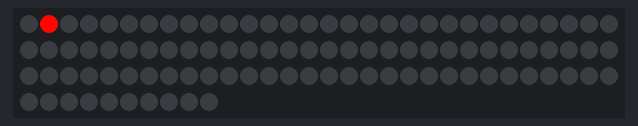
Bench run of a sketch on a simulated Arduino Uno, built with avr-gcc and run on an emulated ATmega328P. On the bench: 100 RGB LEDs in strip order, left to right, continuing on the next row. Dim RGB values are drawn brighter than linear.

Above: at 0.15 s.
At 4.68 s:
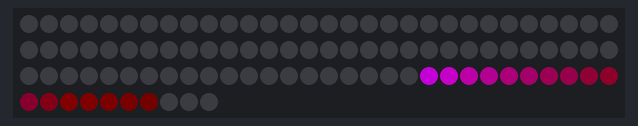
At 9.81 s:
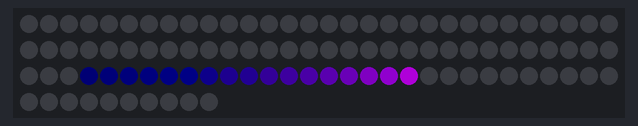
At 19.48 s:
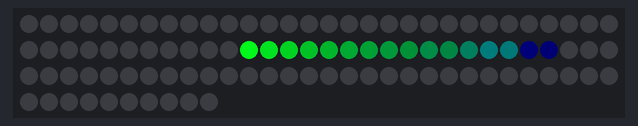
At 28.83 s:
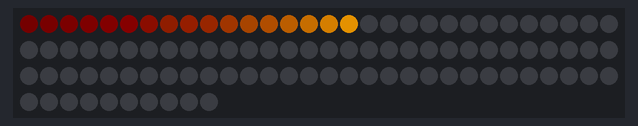
At 39.7 s:
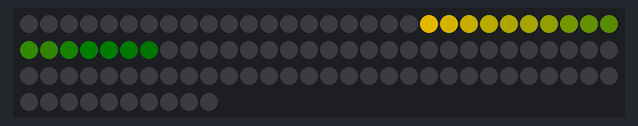

The sketch:

addressable_qa.ino
```cpp
#include "FastLED.h"

#define NUM_LEDS 100
#define MAX_POS (NUM_LEDS - 1)
#define DATA_PIN 6
#define DELAY 10

CRGB leds[NUM_LEDS];
int pos;
int dpos;

CRGB COLOR_ON = CRGB::White;
uint8_t COLOR_DECAY = 64;

void setup() {
  FastLED.addLeds<NEOPIXEL, DATA_PIN>(leds, NUM_LEDS);
  pos = 0;
  dpos = 1;
}

void loop() {
  fadeAll(COLOR_DECAY);
  incrementPosition();

  leds[pos] = getPositionColor(pos);

  FastLED.show();
  delay(DELAY);
}

void fadeAll(uint8_t decay) {
  for (int i = 0; i < NUM_LEDS; i++) {
    leds[i].nscale8(256 - decay);
  }
}

void incrementPosition() {
  pos += dpos;
  if (pos > MAX_POS) {
    dpos = -dpos;
    pos = MAX_POS - (pos - MAX_POS);
  } else if (pos < 0) {
    dpos = -dpos;
    pos = -pos;
  }
}

CRGB getPositionColor(int pos) {
  uint8_t pos8 = map(pos, 0, NUM_LEDS - 1, 0, 255);
  CRGB color = CHSV(pos8, 255, 255);
  return color;
}
```
